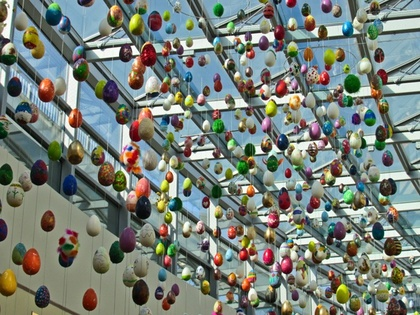
%> input picture DIP/Assignment1/Images/spot1-diff1.jpg, 420 x 315 px, shrunk from 600 x 450 before the run; the run also reads 1 picture not shown here
$ octave Question1_SpotDiff.m   (GNU Octave 9; MATLAB toolbox functions it lacks are replaced by stand-ins)
%> lines starting %> are read from the running program, lines starting %| are printed output that depends on the picture; in (x1, y1, x2, y2) boxes, pixels count from 0 and x2, y2 are one past the last pixel; in counts of white or black regions, pixels touching at a corner belong together; the program's own positions count from 1
% Spot the differences between the two sets of images (given below) and write a
% program to automatically annotate (mark) the differences with red color bound-
% ing boxes (rectangles).
% a.) Set1: spot1-diff1.jpg and spot1-diff2.jpg
% b.) Set2: spot2-diff1.png and spot2-diff2.png


clear;
clc;

%Ask user to input the set of image for computation
prompt = 'Which set of Image you want to use?(1/2) :';
x = input(prompt);
%> the answer given: 1
if(x==1)
    Path1='spot1-diff1.jpg';
    Path2='spot1-diff2.jpg';
    Img1 = imread(Path1,'jpg');
%> Img1 is the input picture: size 315x420x3 uint8; mean R, G, B 119.7, 128.2, 120.1
    Img2 = imread(Path2,'jpg');
else
    Path1='spot2-diff1.png';
    Path2='spot2-diff2.png';
    Img1 = imread(Path1,'png');
    Img2 = imread(Path2,'png');
end


%Take difference of intensity of pixels of two images
Result1= Img1-Img2;

%Get the height and width of image for computation
[i,j,z]=size(Result1);
%> i = 315; j = 420; z = 3

%Averaging (smooth)the difference image to remove noise errors
af=ones(3,3);
af(2,2)=2;
Result1=imfilter(Result1,af);
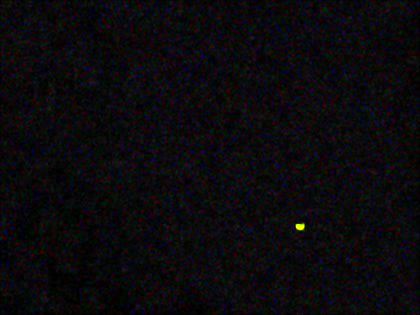
%> Result1: size 315x420x3 uint8; mean R, G, B 11.1, 9.4, 12.2
Result1=floor((1/9)*Result1);

Result=Result1(:,:,1)+Result1(:,:,2)+Result1(:,:,3);
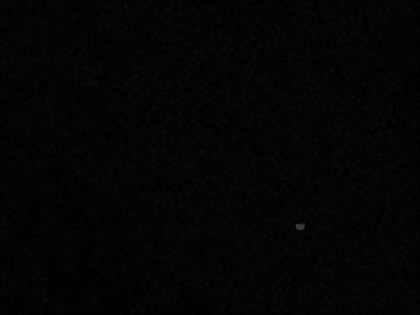
%> Result: size 315x420 uint8; min 0, max 60, mean 3.6

box=false;
dl=0;

%compute size of rectangles based on non zero values in difference of
%images
for a=1:1:i
    de=false;
    for b=1:1:j
        if(Result(a,b)>15) %15 is threshold value for summation of RGB channel effectively it will ignore intensity value 5
            de=true;
            if(box==false)
                box=true;
                c1=[a,b];
                c2=[a,b];
            else
                if(c1(2)>b)
                    c1(2)=b;
                end
                if(c2(2)<b)
                    c2=[a,b];
                else
                    c2(1)=a;
                end
            end

        end
    end
    if(de==false)
        dl=dl+1;
    end
    if(box==true && dl>=1)

    %Drawing Red Rectangle onto the image
    Img1=Rect(c1(1),c1(2),c2(1),c2(2),Img1);
    Img2=Rect(c1(1),c1(2),c2(1),c2(2),Img2);

        box=false;
        dl=0;
        c1=[0,0];
        c2=[0,0];
    end
end
%> Img1: size 315x420x3 uint8; 0.02% of pixels changed, all inside (x1, y1, x2, y2) = (295, 223, 305, 231)
%> Img2: size 315x420x3 uint8; mean R, G, B 119.7, 128.1, 120.1
%> after the loop, box = false; c1 = [0 0]; c2 = [0 0]; dl = 83

subplot(1,3,1), imshow(Img1),title('Original Image1 with Boxes')
subplot(1,3,2), imshow(Img2),title('Original Image2 with Boxes')
subplot(1,3,3), imshow(Result),title('Difference of Images')
